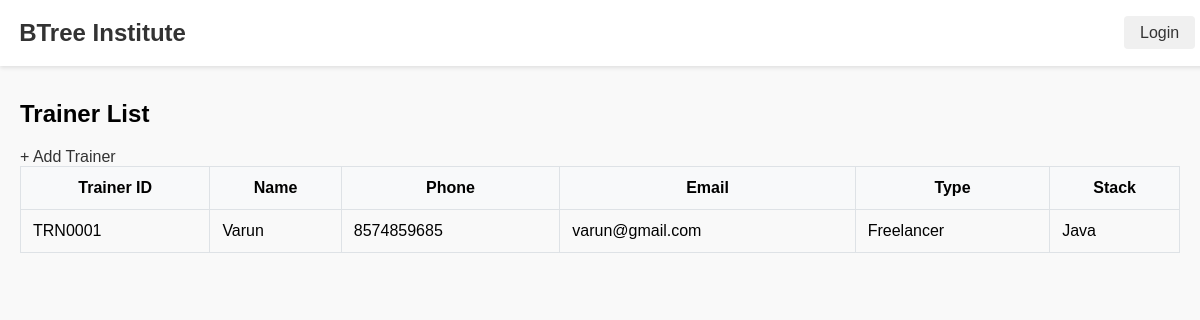
Screenshot of /trainers/ with the database file from the repository.
### trainersdb/models.py (models this page shows, shortened)
class Trainer(models.Model):
    TRAINER_TYPE_CHOICES = [
        ('FT', 'Full Time'),
        ('FL', 'Freelancer'),
    ]
    trainer_id = models.CharField(max_length=10, unique=True, blank=True)
    name = models.CharField(max_length=100)
    phone = models.CharField(max_length=15)
    email = models.EmailField()
    trainer_type = models.CharField(max_length=2, choices=TRAINER_TYPE_CHOICES)
    stack = models.CharField(max_length=200)

### trainersdb/views.py (the view)
# urls.py: path('', trainer_list, name='trainer_list'),
def trainer_list(request):
    trainers = Trainer.objects.all()
    return render(request, 'trainersdb/trainer_list.html', {'trainers': trainers})

### templates/trainersdb/trainer_list.html
{% extends "base.html" %}
{% block content %}
<h2>Trainer List</h2>
<a href="{% url 'create_trainer' %}">+ Add Trainer</a>
<table border="1" cellpadding="5" cellspacing="0">
    <tr>
        <th>Trainer ID</th>
        <th>Name</th>
        <th>Phone</th>
        <th>Email</th>
        <th>Type</th>
        <th>Stack</th>
    </tr>
    {% for trainer in trainers %}
    <tr>
        <td>{{ trainer.trainer_id }}</td>
        <td>{{ trainer.name }}</td>
        <td>{{ trainer.phone }}</td>
        <td>{{ trainer.email }}</td>
        <td>{{ trainer.get_trainer_type_display }}</td>
        <td>{{ trainer.stack }}</td>
    </tr>
    {% endfor %}
</table>
{% endblock %}

### static/css/styles.css (style rules this page uses)
body { font-family: Arial, sans-serif; margin: 0; padding: 0; background-color: #f9f9f9; }
a { text-decoration: none; color: #333; }

### rows the page displays
Trainer: trainer_id "TRN0001", name "Varun", phone "8574859685", email "varun@gmail.com", trainer_type "Freelancer", stack "Java"
